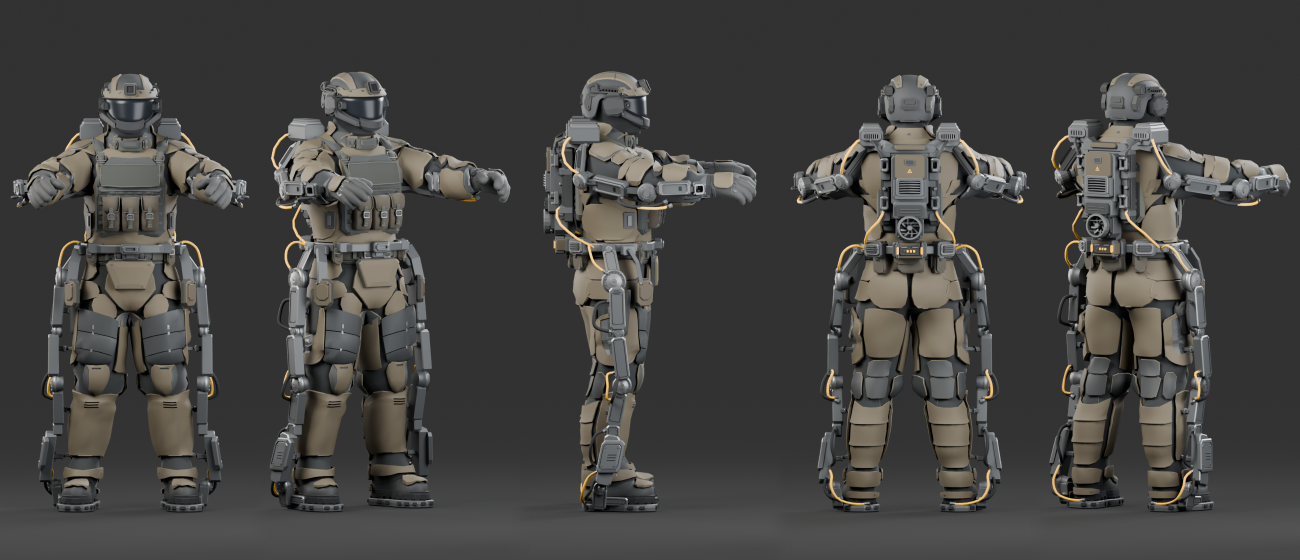
#> input picture art/v5-astra/renders/sheet.png, 2600 x 1120 px, found by its file name (shown at 1/2 size)
$ python compare.py
#> lines starting #> are read from the running program, lines starting #| are printed output that depends on the picture
"""Compare the archived V5C Cycles views against the V5D armor."""
import argparse
from pathlib import Path

from PIL import Image, ImageDraw, ImageFont, ImageOps


ENTRY = Path(__file__).resolve().parents[1]
WORK = ENTRY / "work" / "render"
BASELINE = ENTRY / "work" / "v5d" / "before"
BACKGROUND = (24, 26, 29)
PANEL = (36, 39, 43)
LABEL = (221, 224, 228)
WIDTH = 1920
GAP = 12
PAD = 18
CAPTION = 40


def load(path):
    with Image.open(path) as source:
#> source is the input picture: PIL image 2600x1120 RGB; mean R, G, B 68.4, 67.4, 65.3
        return source.convert("RGB")


def row(canvas, y, height, columns, font):
    draw = ImageDraw.Draw(canvas)
    width = (WIDTH - 2 * PAD - (len(columns) - 1) * GAP) // len(columns)
    for i, (label, source) in enumerate(columns):
        x = PAD + i * (width + GAP)
        image = ImageOps.contain(source, (width, height), Image.Resampling.LANCZOS)
        draw.rectangle((x, y + CAPTION, x + width - 1, y + CAPTION + height - 1), fill=PANEL)
        draw.text((x + 8, y + 7), label, font=font, fill=LABEL)
        canvas.paste(image, (x + (width - image.width) // 2,
                             y + CAPTION + (height - image.height) // 2))
    return y + CAPTION + height + GAP


def main():
    parser = argparse.ArgumentParser(description=__doc__)
    parser.add_argument("--draft", action="store_true")
    parser.add_argument("--staged", action="store_true")
    parser.add_argument("--output", type=Path, help="Build the board beside a dedicated render set")
    parser.add_argument("--before", type=Path, default=BASELINE,
                        help="Directory containing archived V5C renders")
    args = parser.parse_args()
    custom = args.output.resolve() if args.output else None
    if custom and not custom.is_relative_to(ENTRY):
        parser.error("--output must stay within art/v5-astra")
    renders = custom or (WORK / "draft" if args.draft else WORK / "final-stage" if args.staged
                         else ENTRY / "renders")
    rows = (
        (465, (
            ("V5C / Five views", load(args.before / "sheet.png")),
            ("V5D / Five views", load(renders / "sheet.png")),
        )),
        (455, (
            ("V5C / Front", load(args.before / "legs_front.png")),
            ("V5D / Front", load(renders / "legs_front.png")),
            ("V5C / Rear", load(args.before / "legs_back.png")),
            ("V5D / Rear", load(renders / "legs_back.png")),
        )),
    )
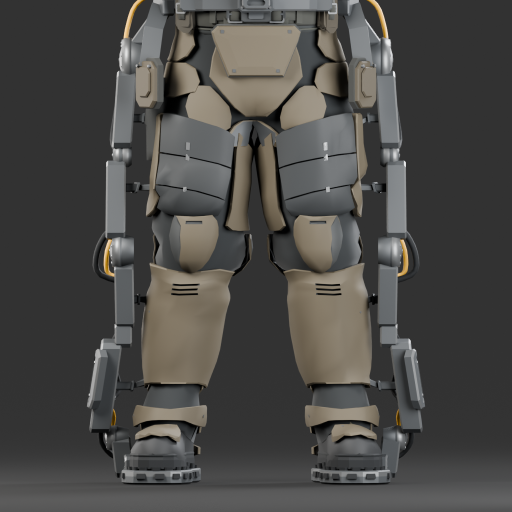
#> input picture art/v5-astra/renders/legs_front.png, 1024 x 1024 px, found by its file name (shown at 1/2 size)
#> in load, source is the input picture: PIL image 1024x1024 RGB; mean R, G, B 75.4, 74.2, 71.5
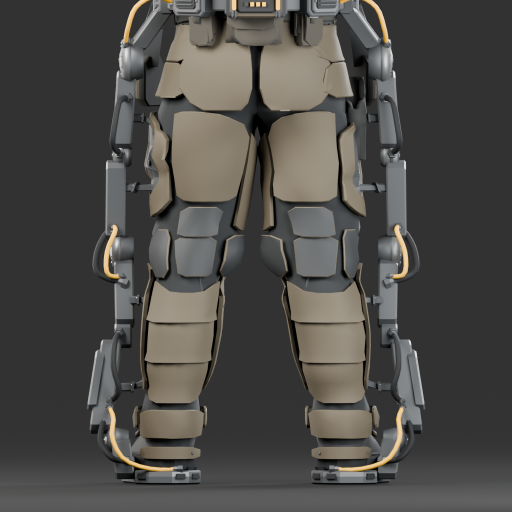
#> input picture art/v5-astra/renders/legs_back.png, 1024 x 1024 px, found by its file name (shown at 1/2 size)
#> in load, source is the input picture: PIL image 1024x1024 RGB; mean R, G, B 77.9, 76, 72.5
    canvas_height = PAD * 2 + sum(height + CAPTION + GAP for height, _ in rows) - GAP
#> canvas_height = 1048
    canvas = Image.new("RGB", (WIDTH, canvas_height), BACKGROUND)
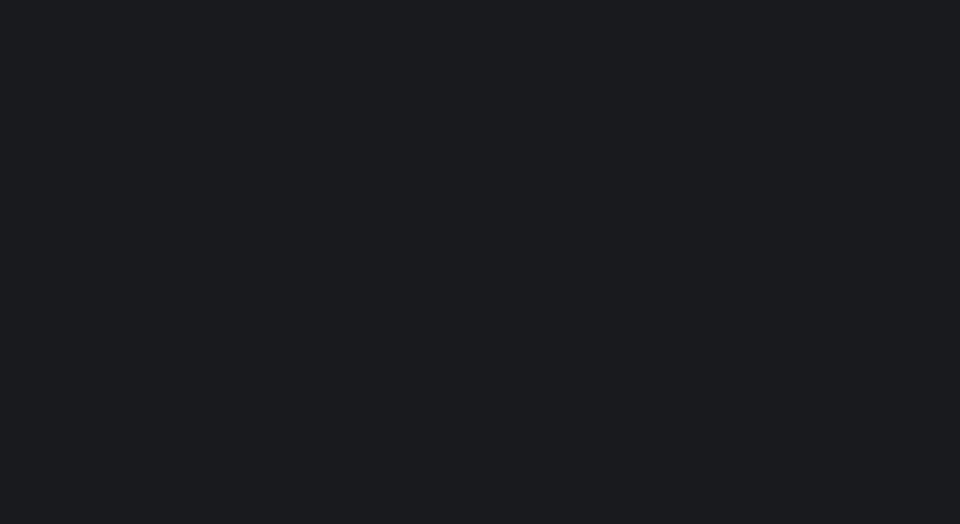
#> canvas: PIL image 1920x1048 RGB (shown at 1/2 size); mean R, G, B 24, 26, 29
    font = ImageFont.load_default(size=22)
    y = PAD
    for height, columns in rows:
        y = row(canvas, y, height, columns, font)
#> this loop made 2 passes
#> (height, width in row, y) on passes 1 to 2: (465, 936, 535), (455, 462, 1042)
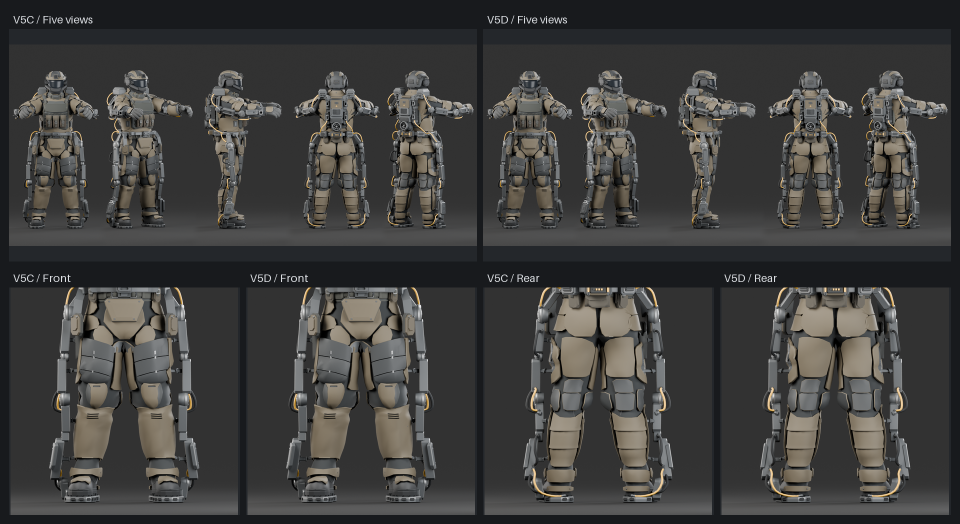
#> canvas: PIL image 1920x1048 RGB (shown at 1/2 size); mean R, G, B 63.4, 62.9, 61.5
    output = renders / "comparison.png"
    canvas.save(output)
    print(f"REVIEW_WRITTEN {output} {canvas.width}x{canvas.height}")
#| REVIEW_WRITTEN art/v5-astra/renders/comparison.png 1920x1048


if __name__ == "__main__":
    main()
